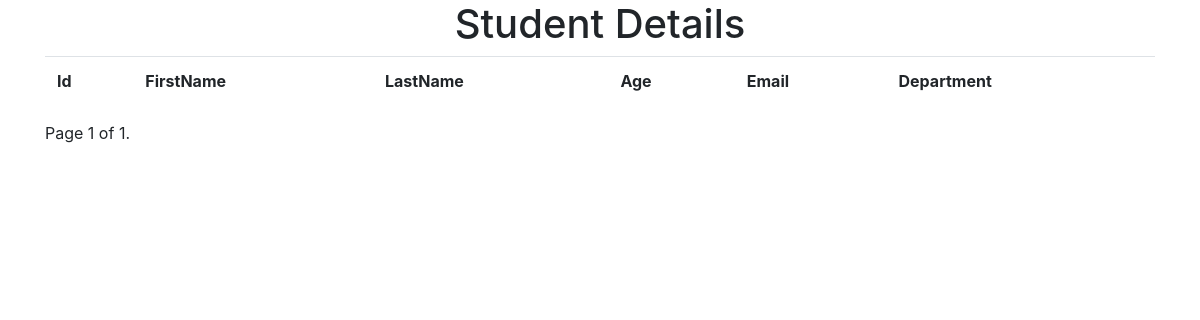
Page /?page=4 on the earlier database version.
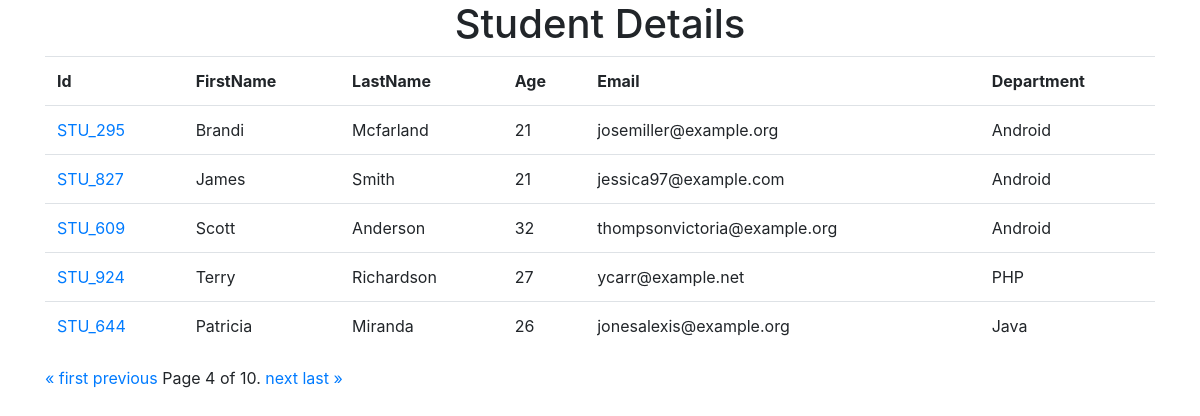
Same page on the later database version.
### studentapp/models.py (models this page shows)
class Student(models.Model):
    dept = models.ForeignKey(Department, on_delete=models.CASCADE)
    student_id = models.OneToOneField(StudentId, on_delete=models.CASCADE)
    firstname = models.CharField(max_length=50)
    lastname = models.CharField(max_length=50)
    age = models.IntegerField()
    email=models.CharField(max_length=50)

class StudentId(models.Model):
    student_id = models.CharField(max_length=20)

class Department(models.Model):
    deptname = models.CharField(max_length=50)

### studentapp/views.py (the view)
# urls.py: path("",index,name="index"),
def index(request):
    studentData = Student.objects.all()
    paginator = Paginator(studentData, 5)
    page_number = request.GET.get("page")
    page_obj = paginator.get_page(page_number)
    return render(request, 'index.html',{"studentData":page_obj})

### templates/index.html (shortened to what this page needs)
<!DOCTYPE html>
<html lang="en">
<head>
    <link rel="stylesheet" href="https://cdn.jsdelivr.net/npm/bootstrap@4.4.1/dist/css/bootstrap.min.css"
>
</head>
<body>
    <div class="container">
        <div class="row">
            <div class="col-12">
                <h1 align="center">Student Details</h1>
                <table class="table">
                    <tr>
                        <th>Id</th>
                        <th>FirstName</th>
                        <th>LastName</th>
                        <th>Age</th>
                        <th>Email</th>
                        <th>Department</th>
                    </tr>
                    {%for i in studentData%}
                    <tr>
                        <td><a href="{%url 'marks' i.student_id.student_id%}">{{i.student_id.student_id}}</a></td>
                        <td>{{i.firstname}}</td>
                        <td>{{i.lastname}}</td>
                        <td>{{i.age}}</td>
                        <td>{{i.email}}</td>
                        <td>{{i.dept.deptname}}</td>
                    </tr>
                    {%endfor%}
                </table>
                <div class="pagination">
                    <span class="step-links">
                        {% if studentData.has_previous %}
                        <a href="?page=1">&laquo; first</a>
                        <a href="?page={{ studentData.previous_page_number }}">previous</a>
                        {% endif %}
                        <span class="current">
                            Page {{ studentData.number }} of {{ studentData.paginator.num_pages }}.
                        </span>
                        {% if studentData.has_next %}
                        <a href="?page={{ studentData.next_page_number }}">next</a>
                        <a href="?page={{ studentData.paginator.num_pages }}">last &raquo;</a>
                        {% endif %}
                    </span>
                </div>
            </div>
        </div>
    </div>
</body>
</html>

Differences in the rows shown:
added Student: student_id.student_id "STU_295", firstname "Brandi", lastname "Mcfarland", age "21", email "josemiller@example.org", dept.deptname "Android"
added Student: student_id.student_id "STU_827", firstname "James", lastname "Smith", age "21", email "jessica97@example.com", dept.deptname "Android"
added Student: student_id.student_id "STU_609", firstname "Scott", lastname "Anderson", age "32", email "thompsonvictoria@example.org", dept.deptname "Android"
added Student: student_id.student_id "STU_924", firstname "Terry", lastname "Richardson", age "27", email "ycarr@example.net", dept.deptname "PHP"
added Student: student_id.student_id "STU_644", firstname "Patricia", lastname "Miranda", age "26", email "jonesalexis@example.org", dept.deptname "Java"
Other differences:
{{ studentData.number }}: "1" → "4"
{{ studentData.paginator.num_pages }}: "1" → "10"
text now shown: "« first previous next last »"
